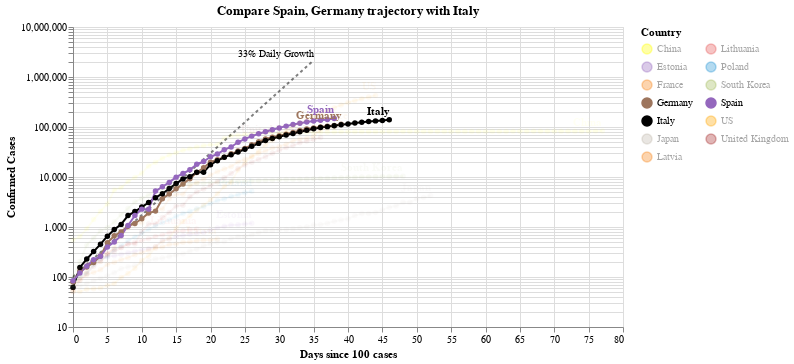

The notebook cell this image was saved under:
### Code cell
#hide_input
chart2 = make_since_chart(['Spain', 'Germany'])
chart2

### Figure 1 — Vega-Lite specification as saved in the notebook (floating-point values rounded to 4 significant figures; data arrays with more than 128 entries replaced by an {"elided": "..."} marker saying what was removed)
{"config": {"view": {"continuousWidth": 400, "continuousHeight": 300}}, "layer": [{"mark": {"type": "line", "color": "black", "opacity": 0.5, "strokeDash": [3, 3]}, "encoding": {"x": {"type": "quantitative", "field": "Days since 100 cases"}, "y": {"type": "quantitative", "field": "Confirmed Cases"}}}, {"mark": {"type": "text", "align": "right", "dy": -6, "fontSize": 10, "text": "33% Daily Growth"}, "encoding": {"x": {"type": "quantitative", "field": "Days since 100 cases"}, "y": {"type": "quantitative", "field": "Confirmed Cases"}}, "transform": [{"filter": "(datum['Days since 100 cases'] >= 35)"}]}, {"data": {"name": "data-67cf6be74bb64a5f98c5bb0fa9af9557"}, "mark": {"type": "line", "point": true}, "encoding": {"color": {"type": "nominal", "field": "Country", "legend": {"columns": 2}, "scale": {"domain": ["China", "Estonia", "France", "Germany", "Italy", "Japan", "Latvia", "Lithuania", "Poland", "South Korea", "Spain", "US", "United Kingdom"], "range": ["yellow", "#9467bd", "#F58518", "#9D755D", "black", "#C1B7AD", "#F58518", "#E45756", "#2495D3", "#A1BA59", "#9467bd", "orange", "brown"]}}, "opacity": {"condition": {"value": 1, "selection": "selector003"}, "value": 0.05}, "tooltip": [{"type": "nominal", "field": "Country"}, {"type": "temporal", "field": "Date"}, {"type": "quantitative", "field": "Confirmed Cases"}, {"type": "quantitative", "field": "Days since 100 cases"}], "x": {"type": "quantitative", "field": "Days since 100 cases"}, "y": {"type": "quantitative", "field": "Confirmed Cases", "scale": {"type": "log"}}}, "selection": {"selector003": {"type": "multi", "fields": ["Country"], "bind": "legend", "init": [{"Country": "Spain"}, {"Country": "Germany"}, {"Country": "Italy"}]}}, "width": 550}, {"data": {"name": "data-67cf6be74bb64a5f98c5bb0fa9af9557"}, "mark": {"type": "text", "align": "right", "dy": -8, "fontWeight": "bold"}, "encoding": {"color": {"type": "nominal", "field": "Country", "legend": {"columns": 2}, "scale": {"domain": ["China", "Estonia", "France", "Germany", "Italy", "Japan", "Latvia", "Lithuania", "Poland", "South Korea", "Spain", "US", "United Kingdom"], "range": ["yellow", "#9467bd", "#F58518", "#9D755D", "black", "#C1B7AD", "#F58518", "#E45756", "#2495D3", "#A1BA59", "#9467bd", "orange", "brown"]}}, "opacity": {"condition": {"value": 1, "selection": "selector003"}, "value": 0.05}, "text": {"type": "nominal", "field": "Country"}, "tooltip": [{"type": "nominal", "field": "Country"}, {"type": "temporal", "field": "Date"}, {"type": "quantitative", "field": "Confirmed Cases"}, {"type": "quantitative", "field": "Days since 100 cases"}], "x": {"type": "quantitative", "field": "Days since 100 cases"}, "y": {"type": "quantitative", "field": "Confirmed Cases", "scale": {"type": "log"}}}, "transform": [{"filter": "(datum['Date'] >= 1586304000000)"}], "width": 550}], "data": {"name": "data-c1a3bbf4dd040f2e7e8e7a69520e3c2a"}, "title": "Compare Spain, Germany trajectory with Italy", "$schema": "https://vega.github.io/schema/vega-lite/v4.0.2.json", "datasets": {"data-c1a3bbf4dd040f2e7e8e7a69520e3c2a": [{"Days since 100 cases": 0, "Confirmed Cases": 100.0}, {"Days since 100 cases": 1, "Confirmed Cases": 133.0}, {"Days since 100 cases": 2, "Confirmed Cases": 176.9}, {"Days since 100 cases": 3, "Confirmed Cases": 235.3}, {"Days since 100 cases": 4, "Confirmed Cases": 312.9}, {"Days since 100 cases": 5, "Confirmed Cases": 416.2}, {"Days since 100 cases": 6, "Confirmed Cases": 553.5}, {"Days since 100 cases": 7, "Confirmed Cases": 736.1}, {"Days since 100 cases": 8, "Confirmed Cases": 979.1}, {"Days since 100 cases": 9, "Confirmed Cases": 1302.0}, {"Days since 100 cases": 10, "Confirmed Cases": 1732.0}, {"Days since 100 cases": 11, "Confirmed Cases": 2303.0}, {"Days since 100 cases": 12, "Confirmed Cases": 3064.0}, {"Days since 100 cases": 13, "Confirmed Cases": 4074.0}, {"Days since 100 cases": 14, "Confirmed Cases": 5419.0}, {"Days since 100 cases": 15, "Confirmed Cases": 7207.0}, {"Days since 100 cases": 16, "Confirmed Cases": 9586.0}, {"Days since 100 cases": 17, "Confirmed Cases": 12750.0}, {"Days since 100 cases": 18, "Confirmed Cases": 16960.0}, {"Days since 100 cases": 19, "Confirmed Cases": 22550.0}, {"Days since 100 cases": 20, "Confirmed Cases": 29990.0}, {"Days since 100 cases": 21, "Confirmed Cases": 39890.0}, {"Days since 100 cases": 22, "Confirmed Cases": 53060.0}, {"Days since 100 cases": 23, "Confirmed Cases": 70560.0}, {"Days since 100 cases": 24, "Confirmed Cases": 93850.0}, {"Days since 100 cases": 25, "Confirmed Cases": 124800.0}, {"Days since 100 cases": 26, "Confirmed Cases": 166000.0}, {"Days since 100 cases": 27, "Confirmed Cases": 220800.0}, {"Days since 100 cases": 28, "Confirmed Cases": 293700.0}, {"Days since 100 cases": 29, "Confirmed Cases": 390600.0}, {"Days since 100 cases": 30, "Confirmed Cases": 519500.0}, {"Days since 100 cases": 31, "Confirmed Cases": 690900.0}, {"Days since 100 cases": 32, "Confirmed Cases": 918900.0}, {"Days since 100 cases": 33, "Confirmed Cases": 1222000.0}, {"Days since 100 cases": 34, "Confirmed Cases": 1625000.0}, {"Days since 100 cases": 35, "Confirmed Cases": 2162000.0}], "data-67cf6be74bb64a5f98c5bb0fa9af9557": {"elided": "524 records"}}}
